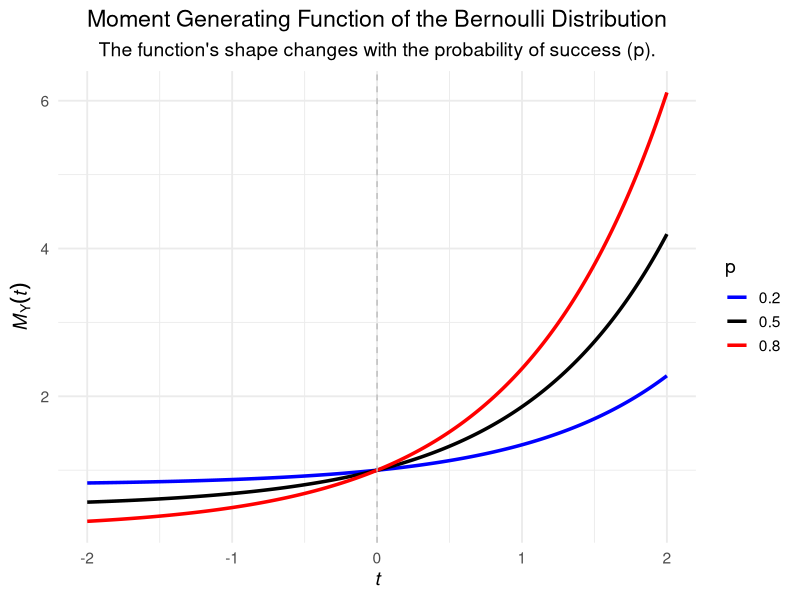
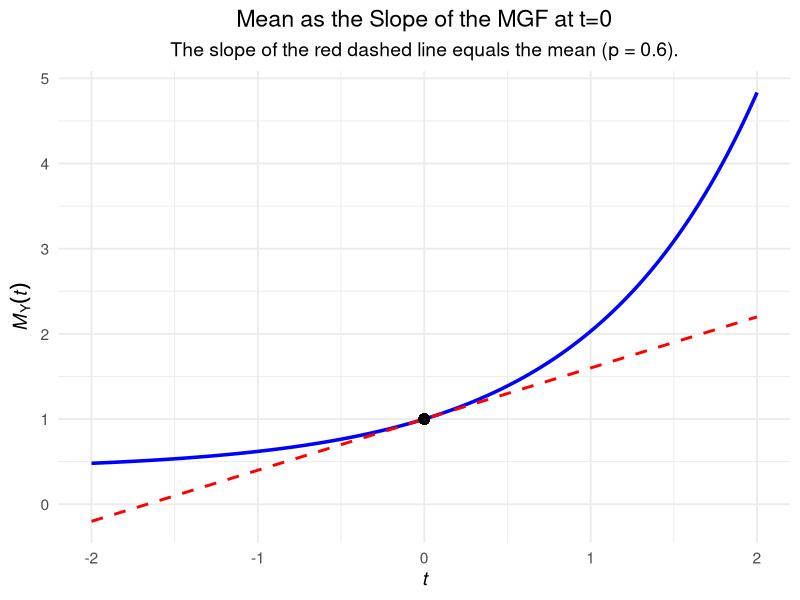

Recreate these plots in R, in order.
## ---- chunk 1
# ==============================================================================
# R Code for the Moment Generating Function of the Bernoulli Distribution
# ==============================================================================

# This script provides a hands-on demonstration of the MGF for a Bernoulli 
# distribution, showing how it can be used to derive key properties like the 
# mean and variance.

# ------------------------------------------------------------------------------
# Part 1: Define the MGF Function
# ------------------------------------------------------------------------------

# The Moment Generating Function (MGF) for a Bernoulli distribution with 
# parameter 'p' is M(t) = (1-p) + p*e^t.

#' @title Bernoulli Moment Generating Function
#' @description Calculates the MGF for a Bernoulli(p) random variable.
#' @param t The variable of the MGF.
#' @param p The probability of success (between 0 and 1).
#' @return The value of the MGF at time t.
bernoulli_mgf <- function(t, p) {
  # Input validation
  if (p < 0 || p > 1) {
    stop("Probability 'p' must be between 0 and 1.")
  }
  return((1 - p) + p * exp(t))
}

# ------------------------------------------------------------------------------
# Part 2: Demonstrate Derivation of Mean and Variance
# ------------------------------------------------------------------------------

# The mean of the distribution is the first derivative of the MGF evaluated at t=0.
# The variance is the second moment minus the square of the mean.
# We will approximate the derivatives using a small value for h.

# Set the probability of success
p <- 0.6

# Set a small value for approximation (approaching zero)
h <- 1e-6

# 1. Calculate the theoretical mean and variance
theoretical_mean <- p
theoretical_variance <- p * (1 - p)

cat("Theoretical Mean:", theoretical_mean, "\n")
cat("Theoretical Variance:", theoretical_variance, "\n\n")

# 2. Approximate the first derivative to find the mean
# Formula for first derivative: f'(x) ≈ (f(x+h) - f(x))/h
mgf_at_h <- bernoulli_mgf(h, p)
mgf_at_0 <- bernoulli_mgf(0, p)
approximated_mean <- (mgf_at_h - mgf_at_0) / h

cat("Approximated Mean (1st Derivative at t=0):", approximated_mean, "\n")

# 3. Approximate the second derivative to find the second moment
# Formula for second derivative: f''(x) ≈ (f(x+h) - 2f(x) + f(x-h))/h^2
mgf_at_minus_h <- bernoulli_mgf(-h, p)
approximated_second_moment <- (mgf_at_h - 2 * mgf_at_0 + mgf_at_minus_h) / h^2

cat("Approximated Second Moment (2nd Derivative at t=0):", approximated_second_moment, "\n")

# 4. Calculate the approximated variance from the moments
approximated_variance <- approximated_second_moment - (approximated_mean)^2

cat("Approximated Variance:", approximated_variance, "\n\n")

# Compare with theoretical values
cat("Comparison:\n")
cat("Mean is close:", isTRUE(all.equal(approximated_mean, theoretical_mean)), "\n")
cat("Variance is close:", isTRUE(all.equal(approximated_variance, theoretical_variance)), "\n")


# ------------------------------------------------------------------------------
# Part 3: Visualization of the MGF
# ------------------------------------------------------------------------------
# We will use the 'ggplot2' and 'ggrepel' packages for plotting.
# If they are not installed, install them first:
# install.packages("ggplot2")
# install.packages("ggrepel")

# Load necessary libraries
library(ggplot2)
library(ggrepel)

# Set up data for plotting different MGFs
t_values <- seq(-2, 2, by = 0.01)
p_values <- c(0.2, 0.5, 0.8)
plot_data <- data.frame(t = numeric(), mgf = numeric(), p = factor())

for (p in p_values) {
  df_temp <- data.frame(t = t_values,
                        mgf = bernoulli_mgf(t_values, p),
                        p = as.factor(p))
  plot_data <- rbind(plot_data, df_temp)
}

# Plot 1: The MGF for different values of p
p1 <- ggplot(plot_data, aes(x = t, y = mgf, color = p)) +
  geom_line(size = 1.2) +
  geom_vline(xintercept = 0, linetype = "dashed", color = "gray") +
  scale_color_manual(values = c("0.2" = "blue", "0.5" = "black", "0.8" = "red")) +
  labs(
    title = "Moment Generating Function of the Bernoulli Distribution",
    subtitle = "The function's shape changes with the probability of success (p).",
    x = expression(italic(t)),
    y = expression(italic(M)[Y](italic(t))),
    color = "p"
  ) +
  theme_minimal(base_size = 14) +
  theme(plot.title = element_text(hjust = 0.5),
        plot.subtitle = element_text(hjust = 0.5),
        legend.position = "right")

# Plot 2: Illustrate the Mean as the Slope at t=0
# We'll use p = 0.6 for this example.
p_example <- 0.6
mean_example <- p_example
slope_at_0 <- mean_example
intercept_at_0 <- bernoulli_mgf(0, p_example)

# Create a tangent line at t=0
tangent_line_data <- data.frame(t = t_values, 
                                tangent = intercept_at_0 + slope_at_0 * t_values)

# Create data for the main plot
main_plot_data <- data.frame(t = t_values, 
                             mgf = bernoulli_mgf(t_values, p_example))

# Create the plot
p2 <- ggplot(main_plot_data, aes(x = t, y = mgf)) +
  geom_line(color = "blue", size = 1.2) +
  geom_line(data = tangent_line_data, aes(x = t, y = tangent), linetype = "dashed", color = "red", size = 1) +
  geom_point(aes(x = 0, y = intercept_at_0), color = "black", size = 3) +
  geom_text_repel(aes(x = 0, y = intercept_at_0, label = paste0("E[Y] = ", round(mean_example, 2))), 
                  nudge_x = 0.5, nudge_y = 0.1) +
  labs(
    title = "Mean as the Slope of the MGF at t=0",
    subtitle = "The slope of the red dashed line equals the mean (p = 0.6).",
    x = expression(italic(t)),
    y = expression(italic(M)[Y](italic(t)))
  ) +
  theme_minimal(base_size = 14) +
  theme(plot.title = element_text(hjust = 0.5),
        plot.subtitle = element_text(hjust = 0.5))

# Print the plots
print(p1)
print(p2)
